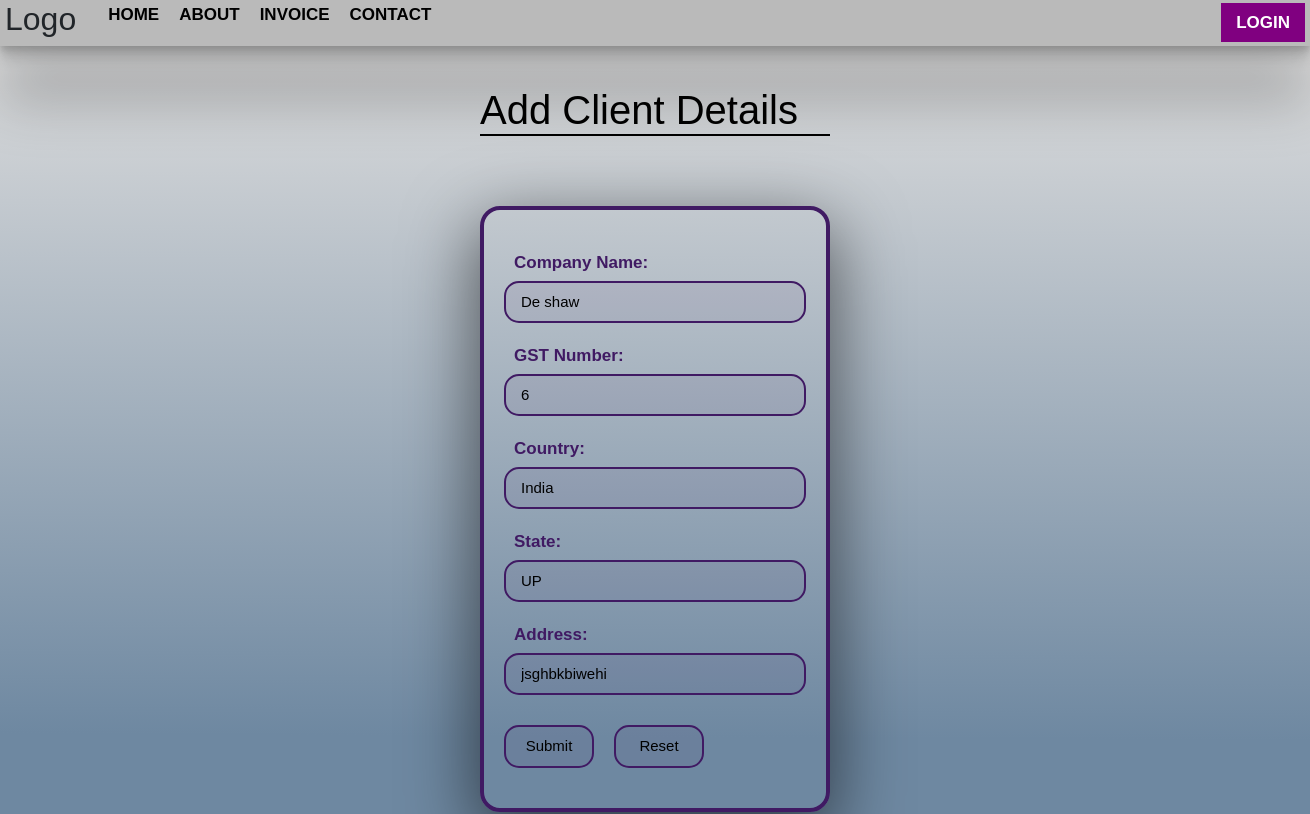
The page /update_client/7/ on the database as committed earlier.
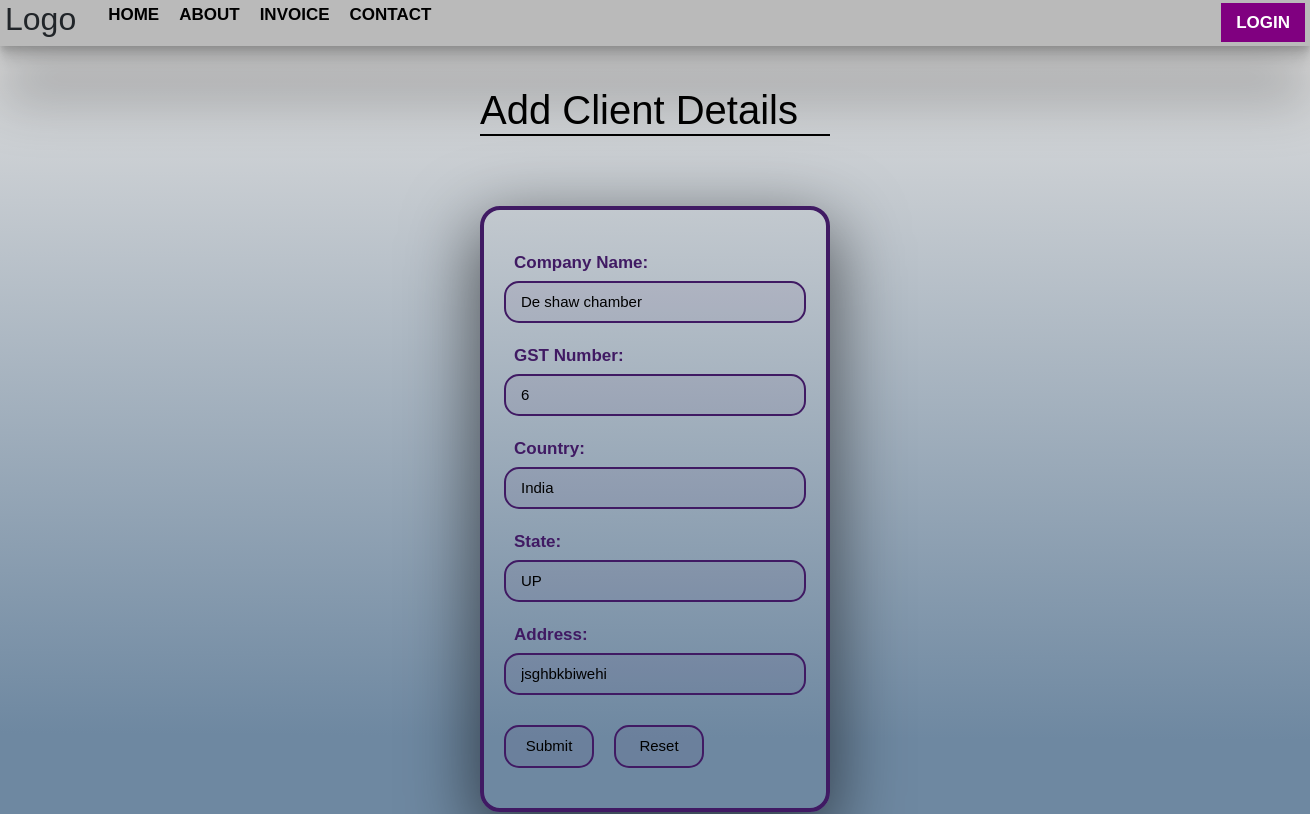
The same page on the database as committed later.
### myInvoice/models.py (models this page shows, shortened)
class Client(models.Model):
    comp_name = models.CharField(max_length=50)
    gst = models.IntegerField()
    country = models.CharField(max_length=30)
    state = models.CharField(max_length=30)
    address = models.CharField(max_length=100)
    class Meta:
        db_table = 'clients'

### myInvoice/views.py (the view, shortened to what this page needs)
# urls.py: path('update_client/<id>/', update_client, name='upClient'),
def update_client(request, id):
    queryset = Client.objects.get(id = id)
    context = {'upDate': queryset}
    return render(request, 'updateClient.html', context)

### myInvoice/templates/updateClient.html (shortened to what this page needs)
{% extends "base.html" %}
{% block body %}
<div class="client">
    <div class="client-content">
        <div class="client-data">
            <form action="" method="post" class="forms-matter">
                <div class="client-matter">
                    <a href="{% url 'client' %}" class="add-header">
                        <h1>Add Client Details</h1>
                    </a>
                    <div class="client-input">
                        <div class="client-div">
                            <label for="">Company Name: </label>
                            <input name="comp_name" required type="text" value="{{upDate.comp_name}}">
                        </div>
                        <div class="client-div">
                            <label for="">GST Number: </label>
                            <input name="gst" required type="number" value="{{upDate.gst}}">
                        </div>
                        <div class="client-div">
                            <label for="">Country: </label>
                            <input name="country" required type="text" value="{{upDate.country}}">
                        </div>
                        <div class="client-div">
                            <label for="">State:</label>
                            <input name="state" required type="text" value="{{upDate.state}}">
                        </div>
                        <div class="client-div">
                            <label for="">Address:</label>
                            <input name="address" required type="text" value="{{upDate.address}}">
                        </div>
                        <div class="client-btn">
                            <button class="service-btn" type="submit">Submit</button>
                            <button class="service-btn" type="reset">Reset</button>
                        </div>
                    </div>
                </div>
            </form>
        </div>
    </div>
</div>
{% endblock body %}

Rows that differ between the two databases and show on the page:
changed Client "India": comp_name "De shaw" → "De shaw chamber"
